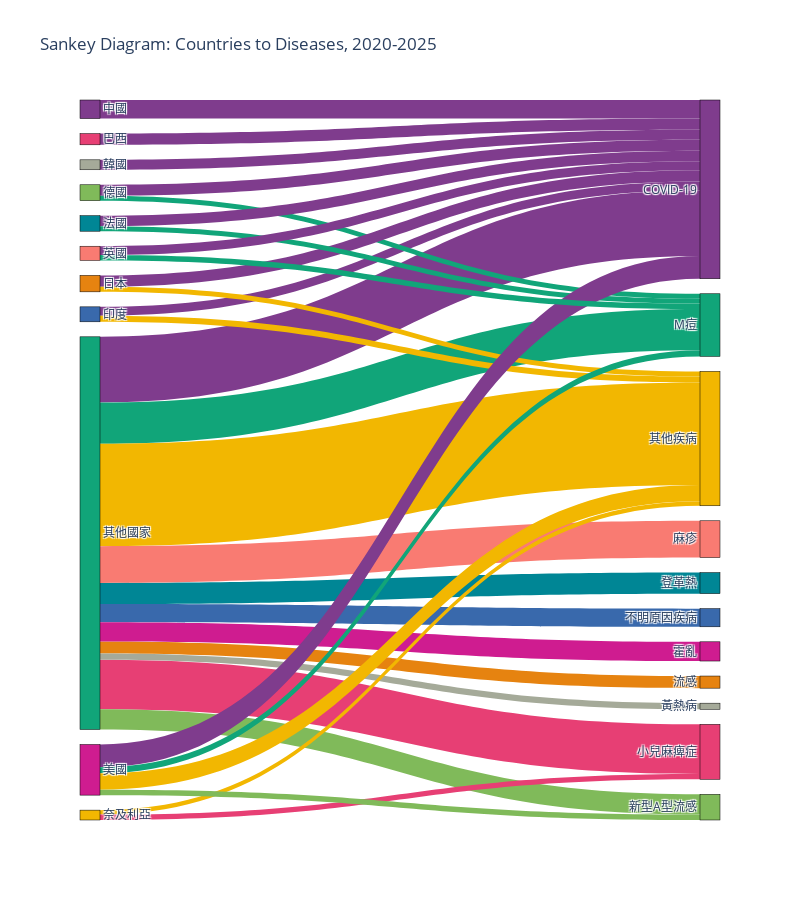

The notebook cell saved with this chart:
### Markdown cell above
# Sanky plot: data sources, country, disease, transmission routs

### Code cell
import pandas as pd
import plotly.graph_objects as go
import plotly.colors as pc

# Step 1: Prepare data
df['date'] = pd.to_datetime(df['date'])

df_temp = df[df['date'].dt.year > 2020]# subsetting 2009, 2020

df_temp = df_temp[['country_name_zh', 'disease_name']]


# Step 2: Keep top 5 countries and diseases, group others
top_countries = df_temp['country_name_zh'].value_counts().nlargest(10).index
top_diseases = df_temp['disease_name'].value_counts().nlargest(10).index
print(top_countries)
df_temp['country_name_zh_sanky'] = df_temp['country_name_zh'].where(df_temp['country_name_zh'].isin(top_countries), '其他國家')
df_temp['disease_name_sanky'] = df_temp['disease_name'].where(df_temp['disease_name'].isin(top_diseases), '其他疾病')

# Step 3: Group and filter
df_grouped = df_temp.groupby(['country_name_zh_sanky', 'disease_name_sanky']).size().reset_index(name='count')
df_grouped = df_grouped[df_grouped['count'] >= 100]# to make the graph less busy

# Step 4: Build node list and index
all_nodes = pd.Series(df_grouped['country_name_zh_sanky'].tolist() + df_grouped['disease_name_sanky'].tolist()).unique()
node_indices = {name: i for i, name in enumerate(all_nodes)}
df_grouped['source'] = df_grouped['country_name_zh_sanky'].map(node_indices)
df_grouped['target'] = df_grouped['disease_name_sanky'].map(node_indices)

# Step 5: Assign reasonable node colors
# Use pastel Set3 for visual harmony (enough contrast, easy on eyes)
# color_palette = pc.qualitative.Set3
# node_colors = [color_palette[i % len(color_palette)] for i in range(len(all_nodes))]
color_palette = pc.qualitative.Bold  # High-contrast, vivid
node_colors = [color_palette[i % len(color_palette)] for i in range(len(all_nodes))]


# Step 6: Assign link colors based on target (disease node)
target_colors = {name: node_colors[node_indices[name]] for name in df_grouped['disease_name_sanky'].unique()}
df_grouped['link_color'] = df_grouped['disease_name_sanky'].map(target_colors)

# Step 7: Build Sankey diagram
fig = go.Figure(data=[go.Sankey(
    arrangement='snap',
    node=dict(
        pad=15,
        thickness=20,
        line=dict(color="black", width=0.5),
        label=all_nodes,
        color=node_colors
    ),
    link=dict(
        source=df_grouped['source'],
        target=df_grouped['target'],
        value=df_grouped['count'],
        color=df_grouped['link_color']  # match disease color
    )
)])

fig.update_layout(
    width=800,
    height=900,
    title_text="Sankey Diagram: Countries to Diseases, 2020-2025",
    font_size=12
)
fig.show()

### Figure 1 — Plotly figure (JSON) as saved in the notebook; plotly's stock layout.template omitted (floating-point values rounded to 4 significant figures)
{"data": [{"arrangement": "snap", "link": {"color": ["rgb(127, 60, 141)", "rgb(127, 60, 141)", "rgb(17, 165, 121)", "rgb(57, 105, 172)", "rgb(242, 183, 1)", "rgb(231, 63, 116)", "rgb(128, 186, 90)", "rgb(230, 131, 16)", "rgb(0, 134, 149)", "rgb(207, 28, 144)", "rgb(249, 123, 114)", "rgb(165, 170, 153)", "rgb(127, 60, 141)", "rgb(242, 183, 1)", "rgb(242, 183, 1)", "rgb(231, 63, 116)", "rgb(127, 60, 141)", "rgb(127, 60, 141)", "rgb(17, 165, 121)", "rgb(127, 60, 141)", "rgb(242, 183, 1)", "rgb(127, 60, 141)", "rgb(17, 165, 121)", "rgb(127, 60, 141)", "rgb(17, 165, 121)", "rgb(242, 183, 1)", "rgb(128, 186, 90)", "rgb(127, 60, 141)", "rgb(17, 165, 121)", "rgb(127, 60, 141)"], "source": [0, 1, 1, 1, 1, 1, 1, 1, 1, 1, 1, 1, 2, 2, 3, 3, 4, 5, 5, 6, 6, 7, 7, 8, 8, 8, 8, 9, 9, 10], "target": [11, 11, 12, 13, 14, 15, 16, 17, 18, 19, 20, 21, 11, 14, 14, 15, 11, 11, 12, 11, 14, 11, 12, 11, 12, 14, 16, 11, 12, 11], "value": [441, 1559, 979, 431, 2426, 1175, 480, 288, 499, 456, 873, 146, 212, 143, 105, 129, 266, 259, 118, 267, 123, 253, 116, 537, 145, 390, 129, 209, 127, 236]}, "node": {"color": ["rgb(127, 60, 141)", "rgb(17, 165, 121)", "rgb(57, 105, 172)", "rgb(242, 183, 1)", "rgb(231, 63, 116)", "rgb(128, 186, 90)", "rgb(230, 131, 16)", "rgb(0, 134, 149)", "rgb(207, 28, 144)", "rgb(249, 123, 114)", "rgb(165, 170, 153)", "rgb(127, 60, 141)", "rgb(17, 165, 121)", "rgb(57, 105, 172)", "rgb(242, 183, 1)", "rgb(231, 63, 116)", "rgb(128, 186, 90)", "rgb(230, 131, 16)", "rgb(0, 134, 149)", "rgb(207, 28, 144)", "rgb(249, 123, 114)", "rgb(165, 170, 153)"], "label": ["中國", "其他國家", "印度", "奈及利亞", "巴西", "德國", "日本", "法國", "美國", "英國", "韓國", "COVID-19", "M痘", "不明原因疾病", "其他疾病", "小兒麻痺症", "新型A型流感", "流感", "登革熱", "霍亂", "麻疹", "黃熱病"], "line": {"color": "black", "width": 0.5}, "pad": 15, "thickness": 20}, "type": "sankey"}], "layout": {"font": {"size": 12}, "height": 900, "title": {"text": "Sankey Diagram: Countries to Diseases, 2020-2025"}, "width": 800}}
